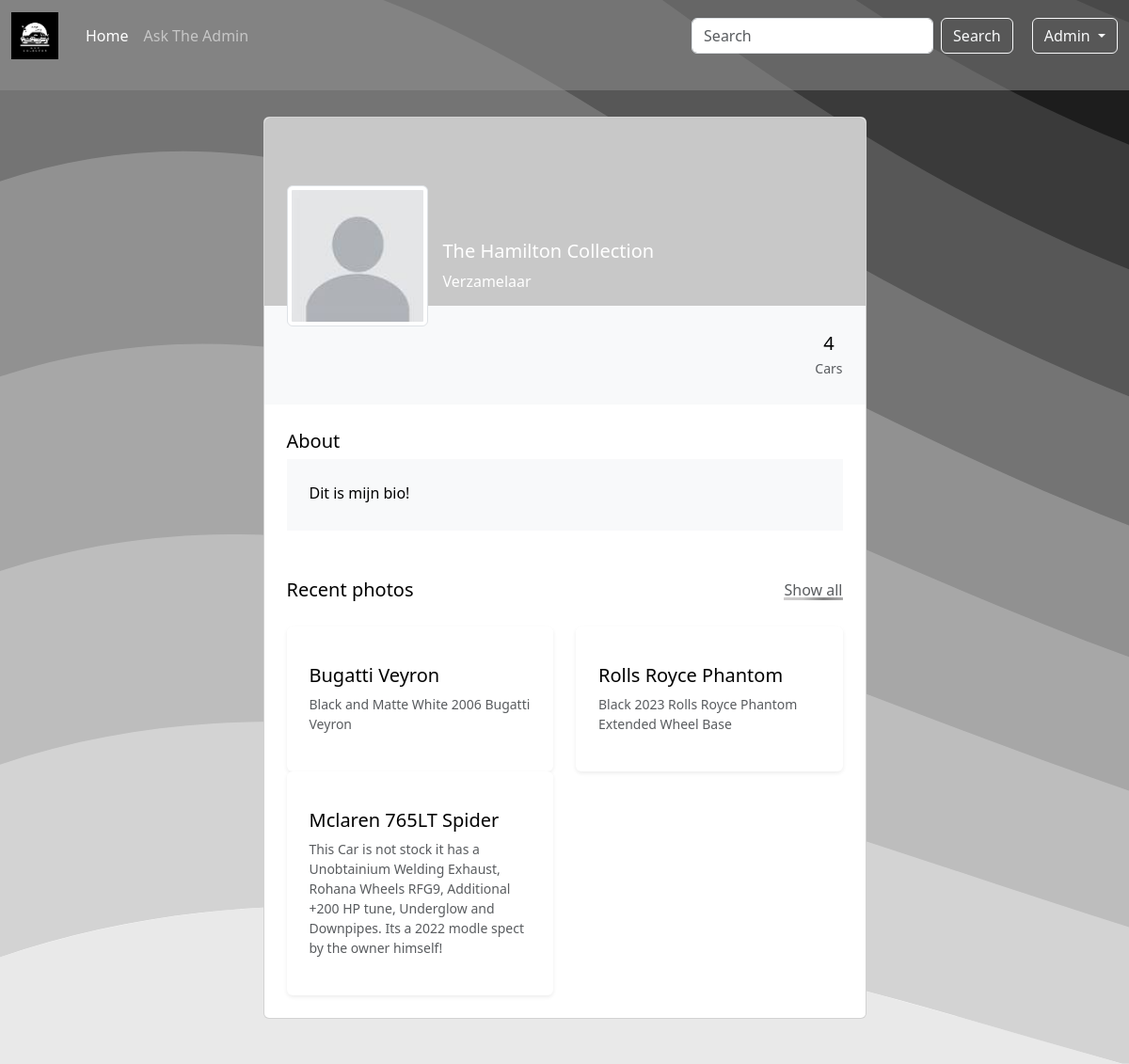
/acount/profile.php?id=3 (signed in), run on the app's committed database.
### tables this page shows
CREATE TABLE "Posts" (
	"ID"	INTEGER NOT NULL UNIQUE,
	"afbeelding1"	TEXT NOT NULL,
	"afbeelding2"	TEXT,
	"afbeelding3"	TEXT,
	"afbeelding4"	TEXT,
	"afbeelding5"	TEXT,
	"title"	TEXT NOT NULL,
	"info"	TEXT NOT NULL,
	"userID"	INTEGER NOT NULL,
	"merk"	TEXT NOT NULL,
	"model"	TEXT NOT NULL,
	"bouwjaar"	TEXT NOT NULL,
	"kmstand"	TEXT NOT NULL,
	"kleur"	TEXT NOT NULL,
	"vermogen"	TEXT NOT NULL,
	"category"	TEXT NOT NULL,
	"besteld"	INTEGER,
	PRIMARY KEY("ID")
);

### acount/profile.php (the view, shortened to what this page needs)
<?php
$db = new SQLite3('../database/database.db');
if (!isset($_SESSION['loggedin'])) {
    $sessionname = "Bezoeker";
    $sessionemail = null;
    $sessionprofielfoto = "default.png";
    $sessionbio = "Ik ben een bezoeker!";
    $sessionrank = null;
} elseif (isset($_SESSION['loggedin'])) {
    $sesionid = $_SESSION['id'];
    $result = $db->query("SELECT * FROM Login WHERE ID='$sesionid'");
    $row = $result->fetchArray();
    $sessionname = $row['username'];
    $sessionrank = $row['rank'];
} else {
    $error = "Error";
}
if ($sessionrank == 0) {
    $sessionrank = "Verzamelaar";
} elseif ($sessionrank == 1) {
    $sessionrank = "Admin";
} elseif ($sessionrank == null) {
    $sessionrank = "Bezoeker";
} else {
    $sessionrank = "Error";
}
$id = $_GET['id'];
$result = $db->query("SELECT * FROM Login WHERE ID='$id'");
$row = $result->fetchArray();
$username = $row['username'];
$profielfoto = $row['profielfoto'];
$bio = $row['bio'];
$rank = $row['rank'];
$post = $row['posts'];
if ($rank == 0) {
    $rank = "Verzamelaar";
} elseif ($rank == 1) {
    $rank = "Admin";
} elseif ($rank == null){
    $rank = "Bezoeker";
} else {
    $rank = "Error";
}
$result = $db->query("SELECT * FROM Posts WHERE userID='$id' ORDER BY ID DESC LIMIT 4");
?>
<!doctype html>
<html lang="en">
<head>
    <link rel="stylesheet" href="../nav/nav.css">
    <link href="https://cdn.jsdelivr.net/npm/bootstrap@5.3.2/dist/css/bootstrap.min.css" rel="stylesheet">
</head>
<body>
<section class="h-100" style="min-height: 100vh;">
    <nav class="navbar navbar-expand-lg navbar-dark" style="background-color: rgba(145,145,145,0.5);">
        <div class="container-fluid">
            <a class="navbar-brand" href="../home/home.php">
                <img src="../afbeeldingen/logo.png" alt="" class="logo">
            </a>
            <div class="collapse navbar-collapse" id="navbarSupportedContent">
                <ul class="navbar-nav me-auto mb-2 mb-lg-0">
                    <li class="nav-item">
                        <a class="nav-link active" aria-current="page" href="../home/home.php">Home</a>
                    </li>
                    <li class="nav-item">
                        <a class="nav-link" href="../askadmin.php">Ask The Admin</a>
                    </li>
                </ul>
                <form method="post" class="d-flex">
                    <input type="text" class="form-control me-2" name="searchinput" placeholder="Search">
                    <button type="submit" class="btn btn-outline-light" name="searchbutton">Search</button>
                </form>
                <br>
                <div class="search-results" style="background-color: rgba(145,145,145,0.5);">
                </div>
                <?php
                if (isset($_SESSION['loggedin'])) {
                    echo "<div class='dropdown'>
                          <button class='btn btn-outline-light dropdown-toggle' type='button' id='dropdownMenuButton1' data-bs-toggle='dropdown' aria-expanded='false'>
                          $sessionname
                          </button>
                            <ul class='dropdown-menu' aria-labelledby='dropdownMenuButton1'>
                                <li><a class='dropdown-item' href='../acount/acount.php'>Profile</a></li>
                                <li><a class='dropdown-item' href='../Post/Post.php'>Post</a></li>
                                <li><a class='dropdown-item' href='../acount/logout.php'>Logout</a></li>
                                ";if ($sessionrank == "Admin") {
                        echo "<li><a class='dropdown-item' href='../acount/Admin.php'>Admin</a></li>";
                    }"
                            </ul>
                        </div>";
                }
                ?>
            </div>
        </div>
    </nav>
    <div class="container py-5 h-100">
        <div class="row d-flex justify-content-center align-items-center h-100">
            <div class="col col-lg-9 col-xl-7">
                <div class="card">
                    <div class="rounded-top text-white d-flex flex-row" style="background-color: rgba(145,145,145,0.5); height:200px;">
                        <div class="ms-4 mt-5 d-flex flex-column" style="width: 150px;">
                            <img src="../afbeeldingen/<?php echo $profielfoto ?>"
                                 alt="Generic placeholder image" class="img-fluid img-thumbnail mt-4 mb-2"
                                 style="width: 150px; z-index: 1">
                        </div>
                        <div class="ms-3" style="margin-top: 130px;">
                            <h5><?php echo $username?></h5>
                            <p><?php echo $rank ?></p>
                        </div>
                    </div>
                    <div class="p-4 text-black" style="background-color: #f8f9fa;">
                        <div class="d-flex justify-content-end text-center py-1">
                            <div>
                                <p class="mb-1 h5"><?php echo $post ?></p>
                                <p class="small text-muted mb-0">Cars</p>
                            </div>
                        </div>
                    </div>
                    <div class="card-body p-4 text-black">
                        <div class="mb-5">
                            <p class="lead fw-normal mb-1">About</p>
                            <div class="p-4" style="background-color: #f8f9fa;">
                                <p class="font-italic mb-1"><?php echo $bio ?></p>
                            </div>
                        </div>
                        <div class="d-flex justify-content-between align-items-center mb-4">
                            <p class="lead fw-normal mb-0">Recent photos</p>
                            <p class="mb-0"><a href="Posts.php?id=<?php echo $id ?>" class="text-muted hover">Show all</a></p>
                        </div>
                        <div class="row">
                            <?php
                            while ($row = $result->fetchArray()) {
                                $carid = $row['ID'];
                                echo "<div class='col-lg-3 col-md-6 mb-4 mb-lg-0' style='width: 50%'>
                                      <div class='card rounded shadow-sm border-0'>
                                      <div class='card-body p-4'>
                                      <a href='inpost.php?id=$carid' style='color: black; text-decoration: none;'>
                                      <img src='../afbeeldingen/" . $row['afbeelding1'] . "' alt='' class='img-fluid d-block mx-auto mb-3' style='width: 100%;'>
                                      <h5>" . $row['title'] . "</h5>
                                      <p class='small text-muted font-italic'>
                                      " . $row['info'] . "
                                      </p>
                                  </a>
                            </div>
                       </div>
                </div>";
                            }
                            ?>
                        </div>
                    </div>
                </div>
            </div>
        </div>
    </div>
</section>
</body>
</html>

### nav/nav.css (style rules this page uses)
.search-results { position: absolute; top: 100%; left: 0; right: 0; background-color: #1a1b23; padding: 10px; color: white; z-index: 100; max-height: 300px; overflow-y: auto; scrollbar-width: none; text-decoration: none; }
.logo { width: 50px; height: 50px; object-fit: cover; margin-right: 5px; }
section { background-color: #FFFFFF; background-attachment: fixed; background-size: cover; }
.hover { display: inline-block; position: relative; text-decoration: none; color: inherit; z-index: 1; }
.hover::after { content: ''; position: absolute; left: 0; bottom: .07em; height: .2em; width: 100%; background: linear-gradient(110deg, rgba(122, 116, 117, 0.36), rgba(145, 145, 145, 0.5), #838383, #afafaf); z-index: -1; transition: height .25s cubic-bezier(.6,0,.4,1); }

### data on the page
posts: title "Bugatti Veyron", info "Black and Matte White 2006 Bugatti Veyron"
posts: title "Rolls Royce Phantom", info "Black 2023 Rolls Royce Phantom Extended Wheel Base"
posts: title "Mclaren 765LT Spider", info "This Car is not stock it has a Unobtainium Welding Exhaust, Rohana Wheels RFG9, Additional +200 HP tune, Underglow and Downpipes. Its a 2022 modle spect by the owner himself!"

### other printed values
$sessionname "Admin"
$username "The Hamilton Collection"
$rank "Verzamelaar"
$post "4"
$bio "Dit is mijn bio!"
